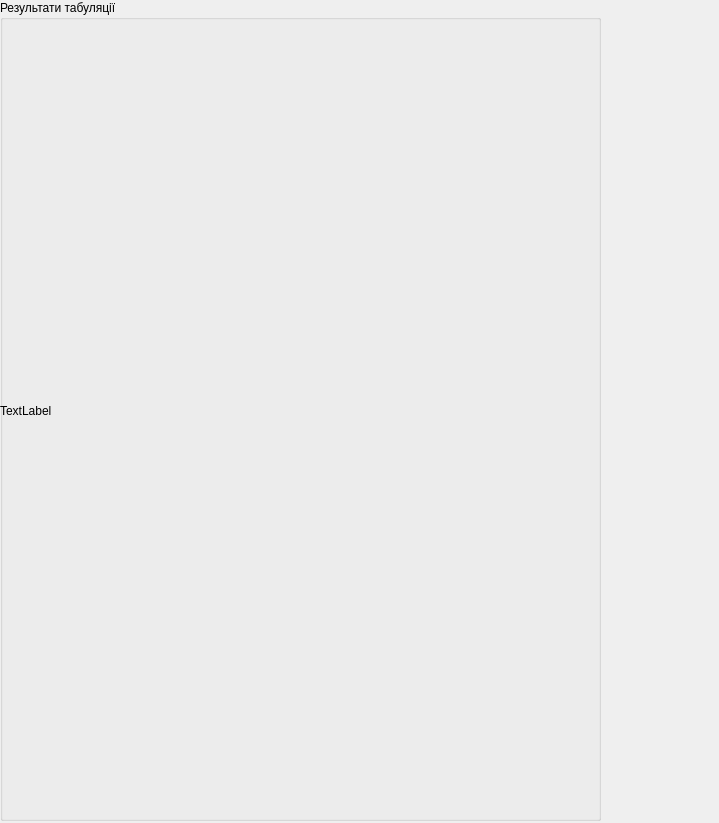
<?xml version="1.0" encoding="UTF-8"?>
<ui version="4.0">
 <class>Dialog</class>
 <widget class="QDialog" name="Dialog">
  <property name="geometry">
   <rect>
    <x>0</x>
    <y>0</y>
    <width>719</width>
    <height>823</height>
   </rect>
  </property>
  <property name="windowTitle">
   <string>Dialog</string>
  </property>
  <widget class="QGroupBox" name="groupBox">
   <property name="geometry">
    <rect>
     <x>0</x>
     <y>0</y>
     <width>601</width>
     <height>821</height>
    </rect>
   </property>
   <property name="title">
    <string>Результати табуляції</string>
   </property>
   <widget class="QLabel" name="label">
    <property name="geometry">
     <rect>
      <x>0</x>
      <y>20</y>
      <width>571</width>
      <height>781</height>
     </rect>
    </property>
    <property name="text">
     <string>TextLabel</string>
    </property>
   </widget>
  </widget>
 </widget>
 <resources/>
 <connections/>
</ui>
